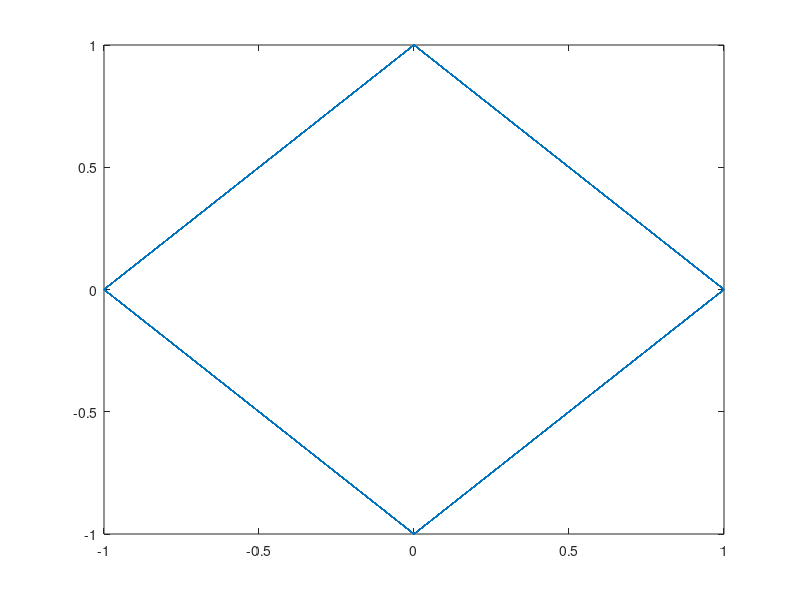

This chart was generated by the following MATLAB code: (Note: this script raises an error after producing the figure.)
%% Golay Sequence Test

%% Init
clear; close all; clc;

%% Golay Sequence
Ga_128 = complex([+1, +1, -1, -1, -1, -1, -1, -1, -1, +1, -1, +1, +1, -1, -1, +1, +1, +1, -1, -1, +1, +1, +1, +1, -1, +1, -1, +1, -1, +1, +1, -1, -1, -1, +1, +1, +1, +1, +1, +1, +1, -1, +1, -1, -1, +1, +1, -1, +1, +1, -1, -1, +1, +1, +1, +1, -1, +1, -1, +1, -1, +1, +1, -1, +1, +1, -1, -1, -1, -1, -1, -1, -1, +1, -1, +1, +1, -1, -1, +1, +1, +1, -1, -1, +1, +1, +1, +1, -1, +1, -1, +1, -1, +1, +1, -1, +1, +1, -1, -1, -1, -1, -1, -1, -1, +1, -1, +1, +1, -1, -1, +1, -1, -1, +1, +1, -1, -1, -1, -1, +1, -1, +1, -1, +1, -1, -1, +1], 0);
Gb_128 = complex([-1, -1, +1, +1, +1, +1, +1, +1, +1, -1, +1, -1, -1, +1, +1, -1, -1, -1, +1, +1, -1, -1, -1, -1, +1, -1, +1, -1, +1, -1, -1, +1, +1, +1, -1, -1, -1, -1, -1, -1, -1, +1, -1, +1, +1, -1, -1, +1, -1, -1, +1, +1, -1, -1, -1, -1, +1, -1, +1, -1, +1, -1, -1, +1, +1, +1, -1, -1, -1, -1, -1, -1, -1, +1, -1, +1, +1, -1, -1, +1, +1, +1, -1, -1, +1, +1, +1, +1, -1, +1, -1, +1, -1, +1, +1, -1, +1, +1, -1, -1, -1, -1, -1, -1, -1, +1, -1, +1, +1, -1, -1, +1, -1, -1, +1, +1, -1, -1, -1, -1, +1, -1, +1, -1, +1, -1, -1, +1], 0);
D_128  = [ 1,  8,  2,  4, 16, 32, 64];
W_128  = complex([-1, -1, -1, -1, +1, -1, -1], 0);

Ga_64  = [-1, -1, +1, -1, +1, -1, -1, -1, +1, +1, -1, +1, +1, -1, -1, -1, -1, -1, +1, -1, +1, -1, -1, -1, -1, -1, +1, -1, -1, +1, +1, +1, -1, -1, +1, -1, +1, -1, -1, -1, +1, +1, -1, +1, +1, -1, -1, -1, +1, +1, -1, +1, -1, +1, +1, +1, +1, +1, -1, +1, +1, -1, -1, -1];
Gb_64  = [+1, +1, -1, +1, -1, +1, +1, +1, -1, -1, +1, -1, -1, +1, +1, +1, +1, +1, -1, +1, -1, +1, +1, +1, +1, +1, -1, +1, +1, -1, -1, -1, -1, -1, +1, -1, +1, -1, -1, -1, +1, +1, -1, +1, +1, -1, -1, -1, +1, +1, -1, +1, -1, +1, +1, +1, +1, +1, -1, +1, +1, -1, -1, -1];
D_64   = [ 2,  1,  4,  8, 16, 32];
W_64   = [ 1,  1, -1, -1,  1, -1];

Ga_32  = [+1, +1, +1, +1, +1, -1, +1, -1, -1, -1, +1, +1, +1, -1, -1, +1, +1, +1, -1, -1, +1, -1, -1, +1, -1, -1, -1, -1, +1, -1, +1, -1];
Gb_32  = [-1, -1, -1, -1, -1, +1, -1, +1, +1, +1, -1, -1, -1, +1, +1, -1, +1, +1, -1, -1, +1, -1, -1, +1, -1, -1, -1, -1, +1, -1, +1, -1];
D_32   = [ 1,  4,  8,  2, 16];
W_32   = [-1,  1, -1,  1, -1];

Gu_512 = cat(2, -Gb_128, -Ga_128, Gb_128, -Ga_128);
Gv_512 = cat(2, -Gb_128, Ga_128, -Gb_128, -Ga_128);

Gv_128 = Gv_512(1:1:128);

Gu_512_note = [-2, -1, 2, -1];
Gv_512_note = [-2, 1, -2, -1];

Gv_128_note = Gv_512_note(1);

%From 802.11ad - Can Reconstruct Ga and Gb
%A0 (n)= delta(n)
%B0 (n)= delta(n)
%Ak (n) = W_k*A_{k?1}(n) + B_{k?1}(n ? D_k)
%Bk (n) = W_k*A_{k?1}(n) ? B_{k?1}(n ? D_k)
%k Note that Ak (n), Bk (n) are zero for n < 0 and for n?2 .

%Ga_128(n)=A_7(128-n)
%Gb_128(n)=B_7(128-n)
%Ga_64(n)=A_6(64-n)
%Gb_64(n)=B_6(64-n)
%Ga_32(n)=A_5(32-n)
%Gb_32(n)=B_5(32-n) 

%% Timing Parms
Tc = 1; % This is a fake Ts (not the one used in 802.11ad)

%% Golay Waveform
nSC_STFRep = 0:1:(16*128-1);
nSC_STFNeg = (16*128):1:(17*128-1);

nCTRL_STFRep = 0:1:(48*128-1);
nCTRL_STFNeg = (48*128):1:(49*128-1);
nCTRL_STFFin = (49*128):1:(50*128-1);

%Complex Baseband Preamble Signal
xSC_STF   = cat(2, Ga_128(mod(nSC_STFRep, 128)+1), -Ga_128(mod(nSC_STFNeg, 128)+1)); %+1 is for matlab
xCTRL_STF = cat(2, Gb_128(mod(nCTRL_STFRep, 128)+1), -Gb_128(mod(nCTRL_STFNeg, 128)+1), -Ga_128(mod(nCTRL_STFFin, 128)+1)); %+1 is for matlab
xSC_CEF   = cat(2, Gu_512, Gv_512, Gv_128);
xCTRL_CEF = xSC_CEF;
xSC_PRE   = cat(2, xSC_STF, xSC_CEF);
xCTRL_PRE = cat(2, xCTRL_STF, xCTRL_CEF);

xSC_STF   = transpose(xSC_STF);
xCTRL_STF = transpose(xCTRL_STF);
xSC_CEF   = transpose(xSC_CEF);
xCTRL_CEF = transpose(xCTRL_CEF);
xSC_PRE   = transpose(xSC_PRE);
xCTRL_PRE = transpose(xCTRL_PRE);

cef_note  = cat(2, Gu_512_note, Gv_512_note, Gv_128_note);

simX.time = [];
simX.signals.values = xCTRL_PRE;
simX.signals.dimensions = 1;

rSC_STF   = cat(2, Ga_128(mod(nSC_STFRep, 128)+1).*exp(j*pi*nSC_STFRep/2), -Ga_128(mod(nSC_STFNeg, 128)+1).*exp(j*pi*nSC_STFNeg/2)); %+1 is for matlab
rSC_STF = transpose(rSC_STF);
rSC_STF_I = real(xSC_STF);
rSC_STF_Q = imag(xSC_STF);

tol = 15;
cbTol = 5;

figure;
plot(rSC_STF);


%% Generate Sequence
D = D_128;
W = W_128;

c = golayGen(W, D, 128);
disp(mat2str(c(1,:)));
disp(mat2str(c(2,:)));

%% Test Correlation

input = xSC_PRE;
input = transpose(input);
%input = genA;
input = cat(2, zeros(1, 1000), input);
input = cat(2, input, zeros(1, 1000));

D = D_128;
W = W_128;

c = golayCorrelate(input, W, D);

figure
subplot(2, 1, 1);
plot(c(1, :));
a1 = gca;
title('Ca');
xlabel('Sample');
ylabel('Correlator Output');
subplot(2, 1, 2);
plot(c(2, :));
a2 = gca;
title('Cb');
xlabel('Sample');
ylabel('Correlator Output');

%match axes
if(a1.YLim(2) - a1.YLim(1) > a2.YLim(2) - a2.YLim(1))
    a2.YLim = a1.YLim;
else
    a1.YLim = a2.YLim;
end

figure
plot(c(1, :));
hold all;
plot(c(2, :));
title('Correlators Superimposed');
xlabel('Sample');
ylabel('Correlator Output');
legend('Ca', 'Cb');

%% Test summation of a and b correlations
Ca = golayCorrelate(cat(2, Ga_128, zeros(1, 128)), W_128, D_128);
Ca = Ca(1, :);
Cb = golayCorrelate(cat(2, Gb_128, zeros(1, 128)), W_128, D_128);
Cb = Cb(2, :);

S = Ca+Cb;

figure
subplot(3, 1, 1);
plot(Ca);
title('Ca');
xlabel('Sample');
ylabel('Correlator Output');
subplot(3, 1, 2);
plot(Cb);
title('Cb');
xlabel('Sample');
ylabel('Correlator Output');
subplot(3, 1, 3);
plot(S);
title('Ca+Cb');
xlabel('Sample');
ylabel('Correlator Output');

fftS = fft(S);
figure
subplot(2, 1, 1)
plot(abs(fftS))
title('Frequency Response of Perfect Channel (From Ca+Cb)')
ylabel('Magnitude')
subplot(2, 1, 2)
plot(atan(imag(fftS)./real(fftS)));
ylabel('Phase')

%% Test filtered summation of a and b correlations
h = [1, -0.5+.25j, 0.5, 0, 0, 0, 0, 0];
ffth = fft(h, 1000);
figure
subplot(2, 1, 1)
plot(abs(ffth))
[y,x] = freqz(h, 1000, 'whole');
subplot(2, 1, 2)
plot(x, abs(y))


fa = conv(cat(2, Ga_128, zeros(1, 128)), h);
fb = conv(cat(2, Gb_128, zeros(1, 128)), h);

Ca = golayCorrelate(fa, W_128, D_128);
Ca = Ca(1, :);
Ca = Ca/128; % Normalize
Cb = golayCorrelate(fb, W_128, D_128);
Cb = Cb(2, :);
Cb = Cb/128; % Normalize

S = Ca+Cb;

figure
subplot(3, 1, 1);
plot(abs(Ca));
title('Ca');
xlabel('Sample');
ylabel('Correlator Output');
subplot(3, 1, 2);
plot(abs(Cb));
title('Cb');
xlabel('Sample');
ylabel('Correlator Output');
subplot(3, 1, 3);
plot(abs(S));
title('Ca+Cb');
xlabel('Sample');
ylabel('Correlator Output');

figure
subplot(2, 1, 1)
plot(abs(ffth))
title('Frequency Response of Filtering Channel (Origional)')
ylabel('Magnitude')
subplot(2, 1, 2)
plot(atan(imag(ffth)./real(ffth)));
ylabel('Phase')

fftS = fft(S);
figure
subplot(2, 1, 1)
plot(abs(fftS))
title('Frequency Response of Filtering Channel (From Ca+Cb)')
ylabel('Magnitude')
subplot(2, 1, 2)
plot(atan(imag(fftS)./real(fftS)));
ylabel('Phase')

figure
subplot(2, 1, 1)
plot(abs(ffth))
title('Freq Response Channel')
ylabel('Magnitude')
subplot(2, 1, 2)
plot(abs(fftS))
title('Calulated Freq Response')
ylabel('Magnitude')